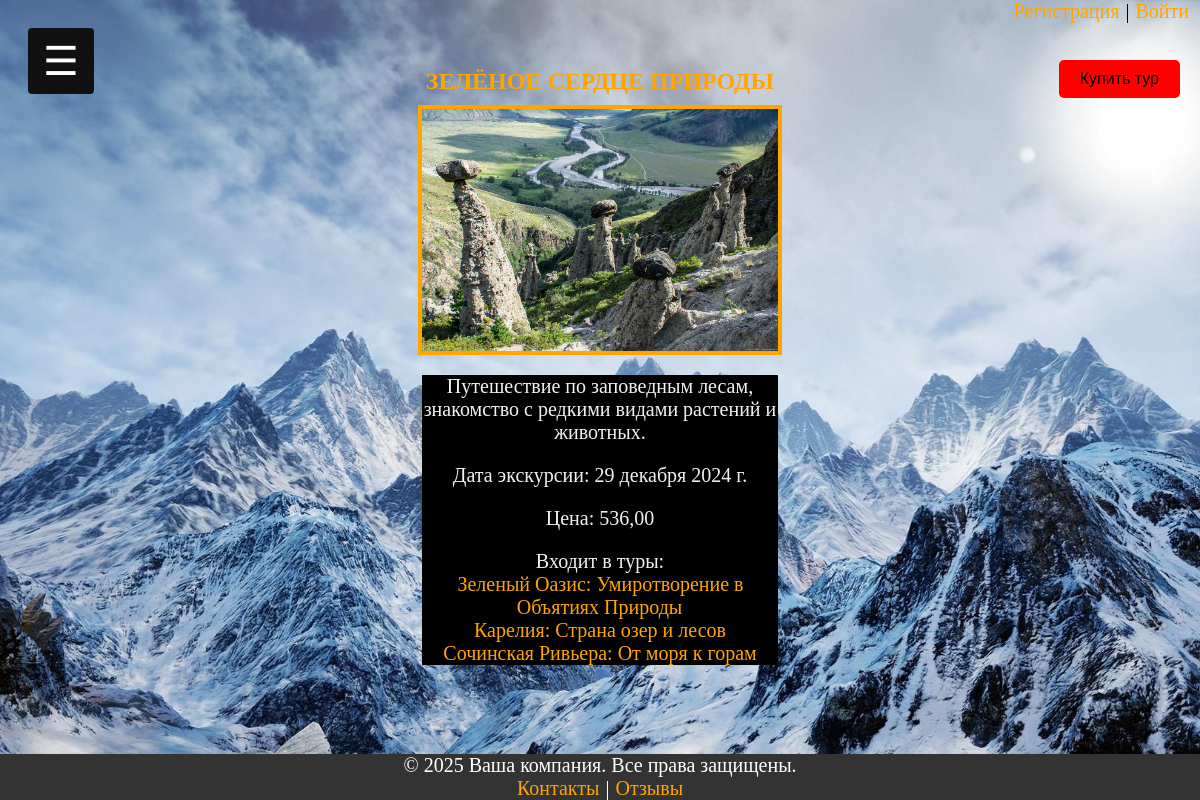
Page /excursions/4/ on the committed database.
### turfirmaapp/models.py (models this page shows, shortened)
class Excursions(models.Model):
    excursion_name = models.CharField(max_length=100, verbose_name="Название экскурсии")
    description = models.TextField(null=True, blank=True, verbose_name="Описание")
    excursion_date = models.DateField(verbose_name="Дата экскурсии")
    price = models.DecimalField(max_digits=10, decimal_places=2, verbose_name="Цена")
    photo_excur = models.ImageField(upload_to="photo_excur/", verbose_name="Фотография", null=True)
    class Meta:
        verbose_name = 'экскурсию'
        verbose_name_plural = "Экскурсии"

class Tours(models.Model):
    tour_name = models.CharField(max_length=100, verbose_name="Название тура")
    level = models.IntegerField(verbose_name="Уровень сложности", null=True)
    description = models.TextField(null=True, blank=True, verbose_name="Описание")
    start_date = models.DateField(verbose_name="Дата начала")
    end_date = models.DateField(verbose_name="Дата окончания")
    price = models.DecimalField(max_digits=10, decimal_places=2, verbose_name="Цена")
    photo_tour = models.ImageField(upload_to="photo_tour/", verbose_name="Фотография", null=True)
    excursions = models.ManyToManyField(Excursions, verbose_name="Название экскурсии", blank=True)
    transport = models.ForeignKey(Transport, on_delete=models.CASCADE, verbose_name="ID транспорта")
    hotel = models.ForeignKey(Hotels, on_delete=models.CASCADE, verbose_name="название отеля")
    number_of_views = models.IntegerField(verbose_name="Количество просмотров", null=True, default=0)
    def get_absolute_url(self):
        return reverse('tour', kwargs={'tour_id': self.pk})
    class Meta:
        verbose_name = 'тур'
        verbose_name_plural = "Туры"

### turfirmaapp/views.py (the view)
# urls.py: path('excursions/<int:excursion_id>/', show_excursion, name='excursion'),
def show_excursion(request, excursion_id):
    try:
        my_data = request.session.get('customer', None)
        data = Excursions.objects.get(id=excursion_id)
        data_tours = data.tours_set.all()
        return render(request, "show_excursion.html", {"data": data, "data_tours": data_tours, 'customer': my_data})
    except Exception as e:
        print(e)
        return render(request, '404.html')

### turfirmaapp/templates/show_excursion.html (shortened to what this page needs)
{% extends 'base.html' %}
{% if data %}
{% block content %}
{% load static %}
    <h2 class="title_tour">{{ data.excursion_name }}</h2>
    <p><img class="photo_tour" src="{{data.photo_excur.url}}"></p>
    <div class="show_tour">
    <p>{{ data.description }}</p>
    <p>Дата экскурсии: {{ data.excursion_date }}</p>
    <p>Цена: {{ data.price }}</p>
    <p>Входит в туры: <br>
        {% if data_tours %}
     {% for item in data_tours %} <a class="links"  href="{{ item.get_absolute_url }}">{{ item.tour_name }} </a><br>{% endfor %}{% else %}нет{% endif %}</p>
</div>
{% endblock %}
{% else %}
    <h2>Нет такой экскурсии</h2>
{% endif %}

### turfirmaapp/static/css/styles.css (style rules this page uses)
body { background-size: cover; background-attachment: fixed; overflow-x: hidden; }
h2 { position: relative; left: 49%; margin-inline-start: 0px; margin-inline-end: 0px; font-weight: bold; unicode-bidi: isolate; text-transform: uppercase; }
.photo_tour { display: block; margin: 0 auto; margin-top: -30px; width: 30%; height: 30%; border: 4px solid orange; }
.links { color: orange; outline: none; text-decoration: none; padding: 2px 1px 0; }
.show_tour { display: block; margin: 0 auto; margin-top: 10px; margin-bottom: 50px; background-color: black; color: #f1f1f1; text-align: center; font-size: 20px; width: 30%; }
.title_tour { position: static; text-align: center; color: orange; padding-bottom: 20px; }

### rows in the picture
Excursions: excursion_name "ЗЕЛЁНОЕ СЕРДЦЕ ПРИРОДЫ", photo_excur (picture), description "Путешествие по заповедным лесам, знакомство с редкими видами растений и животных.", excursion_date "29 декабря 2024 г.", price "536,00"
Tours: tour_name "Зеленый Оазис: Умиротворение в Объятиях Природы"
Tours: tour_name "Карелия: Страна озер и лесов"
Tours: tour_name "Сочинская Ривьера: От моря к горам"
